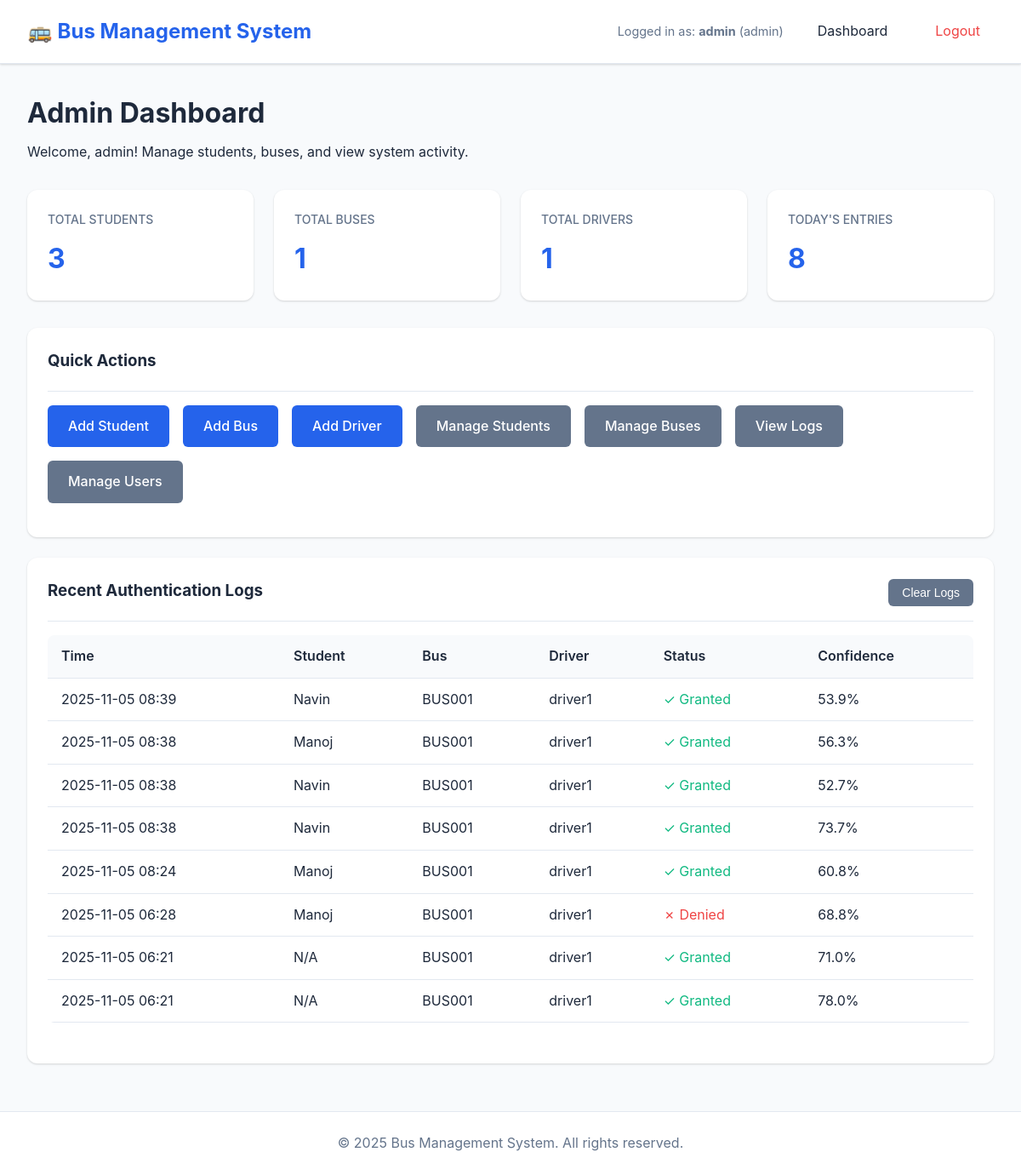
The app's page /admin/dashboard (signed in), older data.
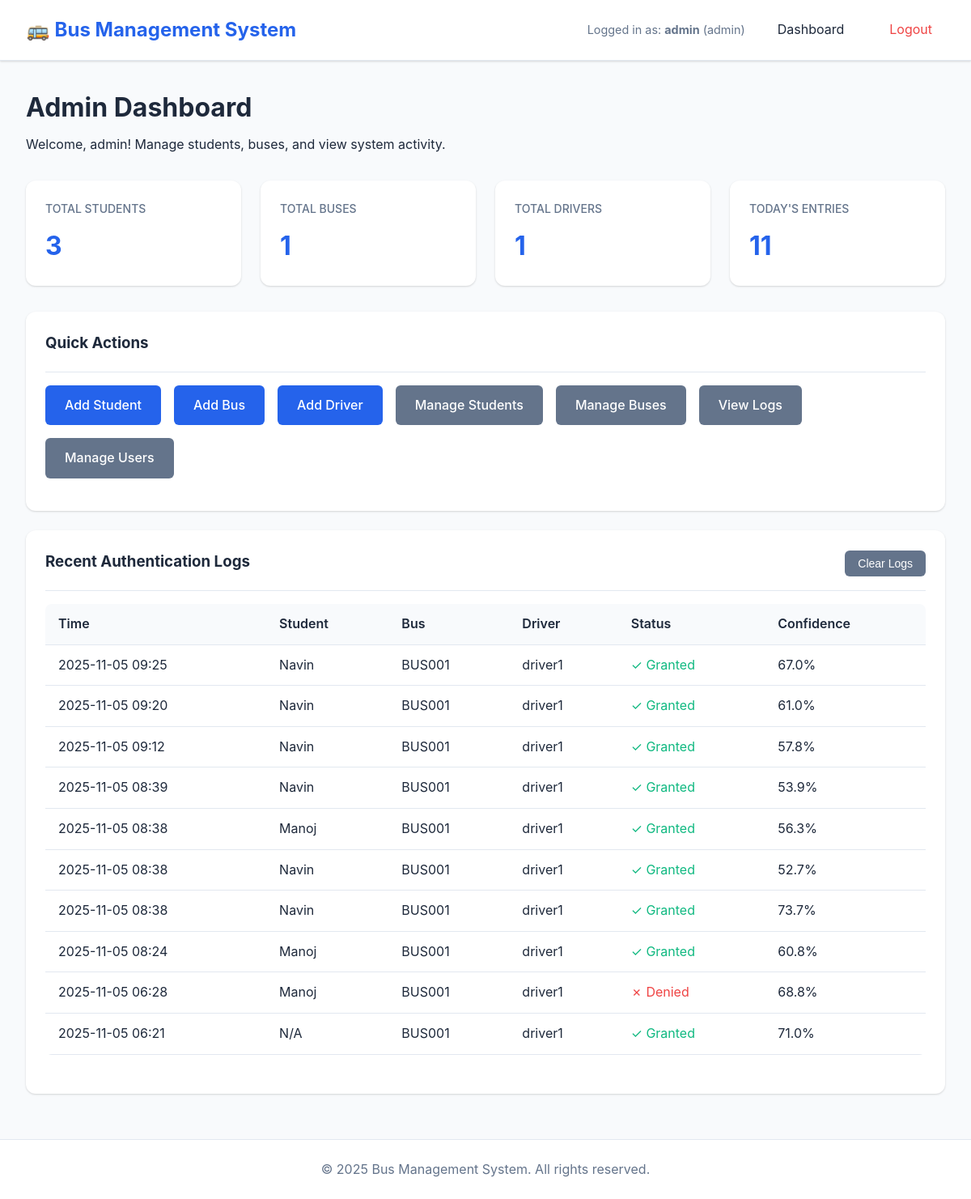
The same page, newer data.
### backend/models.py (models this page shows, shortened)
class AuthenticationLog(db.Model):
    __tablename__ = 'authentication_logs'
    id = db.Column(db.Integer, primary_key=True)
    student_id = db.Column(db.Integer, db.ForeignKey('students.id'), nullable=True)
    bus_id = db.Column(db.Integer, db.ForeignKey('buses.id'), nullable=True)
    driver_id = db.Column(db.Integer, db.ForeignKey('users.id'), nullable=True)
    recognition_confidence = db.Column(db.Float, nullable=True)
    access_granted = db.Column(db.Boolean, default=False)
    access_denied_reason = db.Column(db.String(255), nullable=True)
    timestamp = db.Column(db.DateTime, default=datetime.utcnow, index=True)
    face_image_path = db.Column(db.String(255), nullable=True)  # Optional: save snapshot

class Student(db.Model):
    __tablename__ = 'students'
    id = db.Column(db.Integer, primary_key=True)
    student_id = db.Column(db.String(20), unique=True, nullable=False, index=True)  # School ID
    name = db.Column(db.String(100), nullable=False)
    class_name = db.Column(db.String(50), nullable=True)  # 'class' is a Python keyword
    section = db.Column(db.String(10), nullable=True)
    photo_path = db.Column(db.String(255), nullable=True)  # Path to face images folder
    created_at = db.Column(db.DateTime, default=datetime.utcnow)
    updated_at = db.Column(db.DateTime, default=datetime.utcnow, onupdate=datetime.utcnow)
    bus_assignments = db.relationship('StudentBusAssignment', backref='student', lazy='dynamic', cascade='all, delete-orphan')
    authentication_logs = db.relationship('AuthenticationLog', backref='student', lazy='dynamic')

class Bus(db.Model):
    __tablename__ = 'buses'
    id = db.Column(db.Integer, primary_key=True)
    bus_number = db.Column(db.String(20), unique=True, nullable=False, index=True)
    route_name = db.Column(db.String(100), nullable=True)
    driver_id = db.Column(db.Integer, db.ForeignKey('users.id'), nullable=True)
    capacity = db.Column(db.Integer, default=50)
    created_at = db.Column(db.DateTime, default=datetime.utcnow)
    updated_at = db.Column(db.DateTime, default=datetime.utcnow, onupdate=datetime.utcnow)
    student_assignments = db.relationship('StudentBusAssignment', backref='bus', lazy='dynamic', cascade='all, delete-orphan')
    authentication_logs = db.relationship('AuthenticationLog', backref='bus', lazy='dynamic')

class User(UserMixin, db.Model):
    __tablename__ = 'users'
    id = db.Column(db.Integer, primary_key=True)
    username = db.Column(db.String(50), unique=True, nullable=False, index=True)
    password_hash = db.Column(db.String(255), nullable=False)
    role = db.Column(db.String(20), nullable=False)  # 'admin' or 'driver'
    created_at = db.Column(db.DateTime, default=datetime.utcnow)
    updated_at = db.Column(db.DateTime, default=datetime.utcnow, onupdate=datetime.utcnow)
    driver_buses = db.relationship('Bus', backref='driver', lazy='dynamic', foreign_keys='Bus.driver_id')
    authentication_logs = db.relationship('AuthenticationLog', backref='driver_user', lazy='dynamic')

### backend/routes/admin_routes.py (the view)
@bp.route('/dashboard')
@login_required
def dashboard():
    if current_user.role != 'admin':
        return redirect(url_for('driver.dashboard'))
    total_students = Student.query.count()
    total_buses = Bus.query.count()
    total_drivers = User.query.filter_by(role='driver').count()
    from datetime import datetime, timedelta
    today_start = datetime.utcnow().replace(hour=0, minute=0, second=0, microsecond=0)
    today_logs = AuthenticationLog.query.filter(
        AuthenticationLog.timestamp >= today_start
    ).count()
    recent_logs = AuthenticationLog.query.order_by(
        AuthenticationLog.timestamp.desc()
    ).limit(10).all()
    stats = {
        'total_students': total_students,
        'total_buses': total_buses,
        'total_drivers': total_drivers,
        'today_entries': today_logs
    }
    return render_template('admin/dashboard.html', stats=stats, recent_logs=recent_logs)

### backend/app.py (called while the page is built, shortened)
@login_manager.user_loader
def load_user(user_id):
    try:
        user = User.query.filter_by(id=int(user_id)).first()
        return user
    except (ValueError, TypeError):
        return None

### frontend/templates/admin/dashboard.html (shortened to what this page needs)
{% extends "base.html" %}
{% block content %}
<div class="dashboard-header">
    <h1>Admin Dashboard</h1>
    <p>Welcome, {{ current_user.username }}! Manage students, buses, and view system activity.</p>
</div>
<div class="stats-grid">
    <div class="stat-card">
        <h3>Total Students</h3>
        <div class="value">{{ stats.total_students }}</div>
    </div>
    <div class="stat-card">
        <h3>Total Buses</h3>
        <div class="value">{{ stats.total_buses }}</div>
    </div>
    <div class="stat-card">
        <h3>Total Drivers</h3>
        <div class="value">{{ stats.total_drivers }}</div>
    </div>
    <div class="stat-card">
        <h3>Today's Entries</h3>
        <div class="value">{{ stats.today_entries }}</div>
    </div>
</div>
<div class="card">
    <div class="card-header">
        <h3>Quick Actions</h3>
    </div>
    <div class="card-body">
        <div style="display: flex; gap: 1rem; flex-wrap: wrap;">
            <a href="{{ url_for('admin.add_student') }}" class="btn btn-primary">Add Student</a>
            <a href="{{ url_for('admin.add_bus') }}" class="btn btn-primary">Add Bus</a>
            <a href="{{ url_for('admin.add_driver') }}" class="btn btn-primary">Add Driver</a>
            <a href="{{ url_for('admin.students') }}" class="btn btn-secondary">Manage Students</a>
            <a href="{{ url_for('admin.buses') }}" class="btn btn-secondary">Manage Buses</a>
            <a href="{{ url_for('admin.logs') }}" class="btn btn-secondary">View Logs</a>
            <a href="{{ url_for('admin.users') }}" class="btn btn-secondary">Manage Users</a>
        </div>
    </div>
</div>
{% if recent_logs %}
<div class="card">
    <div class="card-header" style="display: flex; justify-content: space-between; align-items: center;">
        <h3>Recent Authentication Logs</h3>
        <form method="POST" action="{{ url_for('admin.clear_logs') }}" style="display: inline;"
              onsubmit="return confirm('Are you sure you want to clear all authentication logs? This action cannot be undone.');">
            <button type="submit" class="btn btn-secondary" style="padding: 0.5rem 1rem; font-size: 0.875rem;">Clear Logs</button>
        </form>
    </div>
    <div class="table-container">
        <table>
            <thead>
                <tr>
                    <th>Time</th>
                    <th>Student</th>
                    <th>Bus</th>
                    <th>Driver</th>
                    <th>Status</th>
                    <th>Confidence</th>
                </tr>
            </thead>
            <tbody>
                {% for log in recent_logs %}
                <tr>
                    <td>{{ log.timestamp.strftime('%Y-%m-%d %H:%M') }}</td>
                    <td>{{ log.student.name if log.student else 'N/A' }}</td>
                    <td>{{ log.bus.bus_number if log.bus else 'N/A' }}</td>
                    <td>{{ log.driver_user.username if log.driver_user else 'N/A' }}</td>
                    <td>
                        {% if log.access_granted %}
                            <span style="color: var(--success-color);">✓ Granted</span>
                        {% else %}
                            <span style="color: var(--error-color);">✗ Denied</span>
                        {% endif %}
                    </td>
                    <td>{{ "%.1f"|format(log.recognition_confidence) if log.recognition_confidence else 'N/A' }}%</td>
                </tr>
                {% endfor %}
            </tbody>
        </table>
    </div>
</div>
{% endif %}
{% endblock %}

Row changes from the older to the newer data that the page shows:
no longer on this page (row unchanged): AuthenticationLog: timestamp "2025-11-05 06:21", student "N/A", bus "BUS001", driver_user "driver1", access_granted "✓ Granted", recognition_confidence "78.0"
added AuthenticationLog: timestamp "2025-11-05 09:25", student "Navin", bus "BUS001", driver_user "driver1", access_granted "✓ Granted", recognition_confidence "67.0"
added AuthenticationLog: timestamp "2025-11-05 09:20", student "Navin", bus "BUS001", driver_user "driver1", access_granted "✓ Granted", recognition_confidence "61.0"
added AuthenticationLog: timestamp "2025-11-05 09:12", student "Navin", bus "BUS001", driver_user "driver1", access_granted "✓ Granted", recognition_confidence "57.8"
Text that changed along with them:
{{ stats.today_entries }}: "8" → "11"
